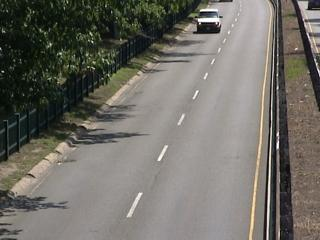
#> input picture highway/input/in000023.jpg, 320 x 240 px, given in place of in001051.jpg, which was not available
$ python 1.py
#> lines starting #> are read from the running program, lines starting #| are printed output that depends on the picture; after the words box and inside, x2 and y2 are one past the last pixel; in counts of white or black regions, pixels touching at a corner belong together; pictures that were not available may be replaced by others from this repository, and a replacement may not be noted
import cv2
import numpy as np
import os

base_dir = 'highway'
input_dir = os.path.join(base_dir, 'input')
gt_dir = os.path.join(base_dir, 'groundtruth')

start_idx = 1051
end_idx = 1350
train_size = 150

train_images = []
test_images = []
gt_images = []

print("1. Carregant imatges del dataset...")
for i in range(start_idx, end_idx + 1):
    img_name = f"in{i:06d}.jpg"
    img_path = os.path.join(input_dir, img_name)
    img = cv2.imread(img_path, cv2.IMREAD_GRAYSCALE)
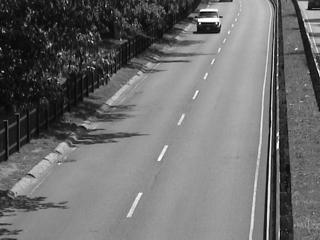
#> img: shape (240, 320); min 0, max 255, mean 109.3

    if img is not None:
        if i < start_idx + train_size:
            train_images.append(img)
        else:
            test_images.append(img)
            gt_name = f"gt{i:06d}.png"
            gt_path = os.path.join(gt_dir, gt_name)
            gt_img = cv2.imread(gt_path, cv2.IMREAD_GRAYSCALE)
            gt_images.append(gt_img)
#> pass 2 of the loop `for i in range(start_idx, end_idx + 1):`:
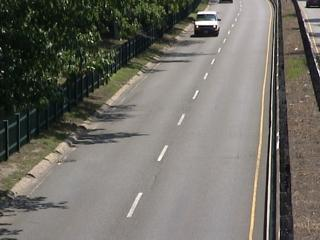
#> input picture highway/input/in000030.jpg, 320 x 240 px, given in place of in001052.jpg, which was not available
#> `img = cv2.imread(img_path, cv2.IMREAD_GRAYSCALE)`:
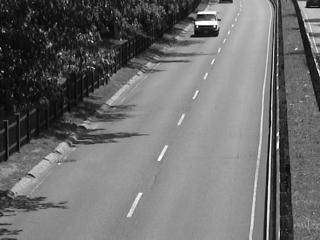
#> img: shape (240, 320); min 0, max 255, mean 109.3

train_images = np.array(train_images, dtype=np.float32)
test_images = np.array(test_images, dtype=np.float32)

# ==========================================
# Tasca 2: Calcular i VISUALITZAR mitjana i desviació
# ==========================================
print("2. Calculant fons (µ i σ)...")
mu = np.mean(train_images, axis=0)
sigma = np.std(train_images, axis=0)
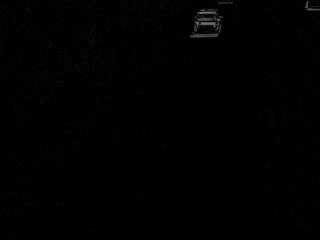
#> sigma: shape (240, 320) float32; min 0, max 118.8, mean 1.6

height, width = mu.shape
#> height = 240; width = 320

# --- AQUEST ÉS EL BLOC QUE FALTAVA ---
cv2.imshow("Resultat Tasca 2: Mitjana (Fons Modelat)", mu.astype(np.uint8))
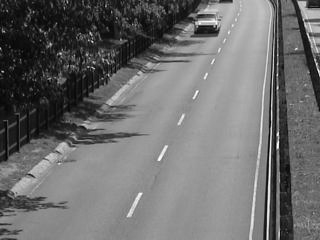
#> window 'Resultat Tasca 2: Mitjana (Fon': shape (240, 320); min 0, max 255, mean 109

sigma_visual = cv2.normalize(sigma, None, 0, 255, cv2.NORM_MINMAX).astype(np.uint8)
cv2.imshow("Resultat Tasca 2: Desviacio Estandard", sigma_visual)

print("--> Prem qualsevol tecla a les finestres de la imatge per continuar i veure el video...")
cv2.waitKey(0) # Pausa l'execució fins que premis una tecla
cv2.destroyAllWindows()
# ------------------------------------

# ==========================================
# LA MÀGIA: Crear un ROI geomètric manual
# ==========================================
print("3. Creant màscara geomètrica per tapar els arbres...")
roi_bin = np.zeros((height, width), dtype=np.uint8)
pts = np.array([[150, 0], [width, 0], [width, height], [20, height]], np.int32)
cv2.fillPoly(roi_bin, [pts], 1)
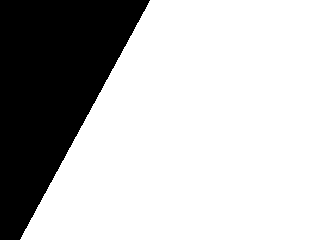
#> roi_bin: shape (240, 320); values 0 (black) and 1 (white), 73.4% white; 1 black region, box (x1, y1, x2, y2) and area: (0, 0, 150, 240) 20400


print("4. Iniciant segmentació i creació del vídeo...")
fourcc = cv2.VideoWriter_fourcc(*'mp4v')
out_video = cv2.VideoWriter('output_detections.mp4', fourcc, 15.0, (width, height), isColor=False)

alpha = 2.5
beta = 10.0

kernel_open = cv2.getStructuringElement(cv2.MORPH_RECT, (3, 3))
kernel_close = cv2.getStructuringElement(cv2.MORPH_RECT, (11, 11))

acc_cas1_basic = []
acc_cas2_elaborat = []
acc_cas3_morfologia = []

for idx, test_img in enumerate(test_images):
    diff = np.abs(test_img - mu)

    # --- CAS 1: Model Bàsic ---
    mask_basic_raw = (diff > 30).astype(np.uint8) * 255
    mask_basic = cv2.bitwise_and(mask_basic_raw, mask_basic_raw, mask=roi_bin)

    # --- CAS 2: Model Elaborat ---
    threshold_matrix = (alpha * sigma) + beta
    mask_advanced_raw = (diff > threshold_matrix).astype(np.uint8) * 255
    mask_advanced = cv2.bitwise_and(mask_advanced_raw, mask_advanced_raw, mask=roi_bin)

    # --- CAS 3: Model Elaborat + Morfologia ---
    mask_clean = cv2.morphologyEx(mask_advanced, cv2.MORPH_OPEN, kernel_open)
    mask_clean = cv2.morphologyEx(mask_clean, cv2.MORPH_CLOSE, kernel_close)

    cv2.imshow("Video Final (Sense arbres)", mask_clean)
    out_video.write(mask_clean)

    if cv2.waitKey(30) & 0xFF == ord('q'):
        break

    # --- Avaluació ---
    gt = gt_images[idx]
    if gt is not None:
        gt_bin = (gt > 170).astype(np.uint8)
        total_pixels_roi = np.sum(roi_bin)

        if total_pixels_roi > 0:
            pred_basic = (mask_basic > 0).astype(np.uint8)
            acc_cas1_basic.append(np.sum((gt_bin == pred_basic) & (roi_bin == 1)) / total_pixels_roi)

            pred_adv = (mask_advanced > 0).astype(np.uint8)
            acc_cas2_elaborat.append(np.sum((gt_bin == pred_adv) & (roi_bin == 1)) / total_pixels_roi)

            pred_clean = (mask_clean > 0).astype(np.uint8)
            acc_cas3_morfologia.append(np.sum((gt_bin == pred_clean) & (roi_bin == 1)) / total_pixels_roi)

out_video.release()
cv2.destroyAllWindows()

print("\n=== RESULTATS TASCA 6: AVALUACIÓ (ACCURACY) ===")
print(f"Cas 1 (Model Bàsic, thr=30)             : {np.mean(acc_cas1_basic):.4f}")
print(f"Cas 2 (Model Elaborat, alpha={alpha})       : {np.mean(acc_cas2_elaborat):.4f}")
print(f"Cas 3 (Model Elaborat + Morfologia)     : {np.mean(acc_cas3_morfologia):.4f}")
print("===============================================")
